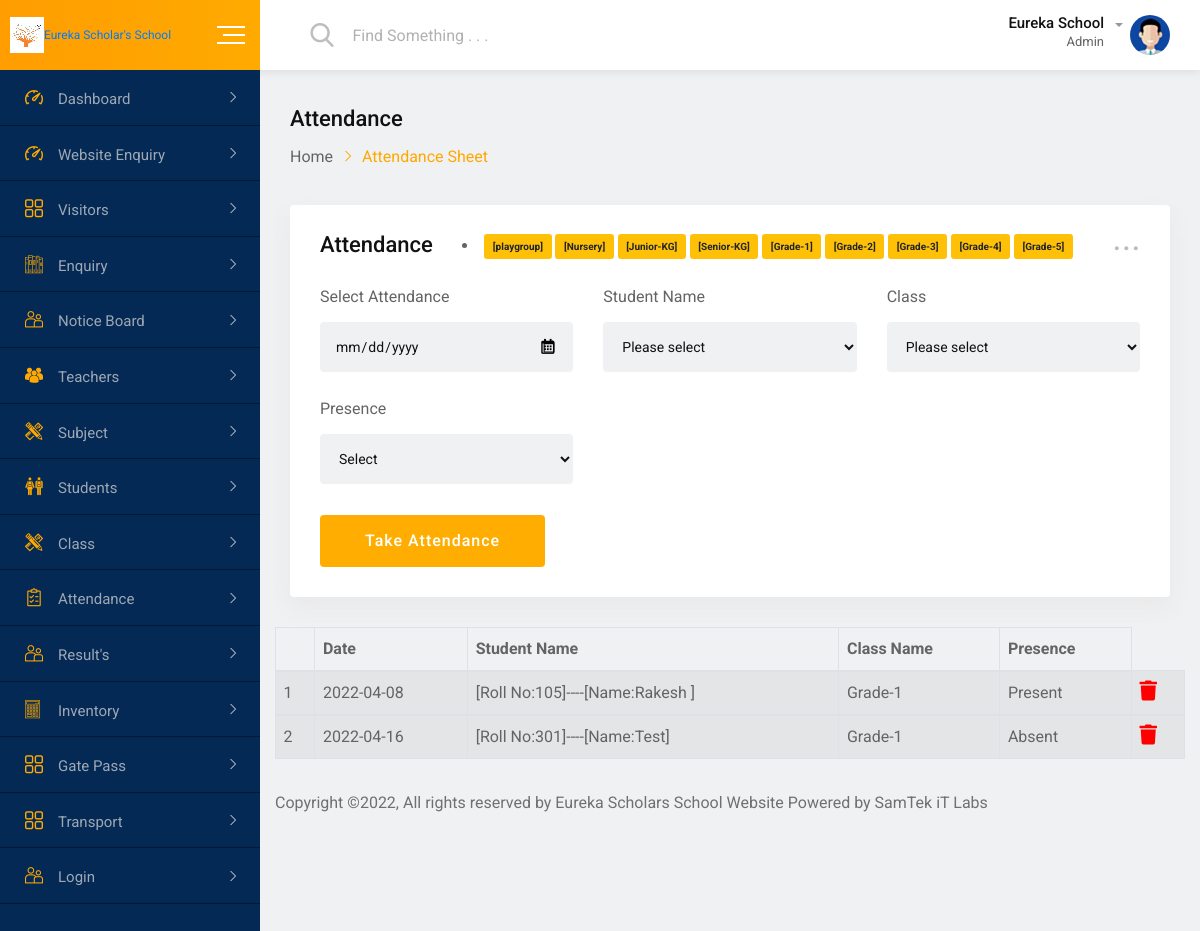
Page /attendance-grade1.php on the committed database.
### tables this page shows
CREATE TABLE `sattendance` (
  `atid` int(200) NOT NULL,
  `date` varchar(100) NOT NULL,
  `StudentName` varchar(200) NOT NULL,
  `ClassName` varchar(200) NOT NULL,
  `presence` varchar(200) NOT NULL
);

### attendance-grade1.php (the view, shortened to what this page needs)
<?php
include 'db.php';
?>
<!doctype html>
<html class="no-js" lang="">
<head>
    <link rel="stylesheet" href="css/normalize.css">
    <link rel="stylesheet" href="css/main.css">
    <link rel="stylesheet" href="css/bootstrap.min.css">
    <link rel="stylesheet" href="css/all.min.css">
    <link rel="stylesheet" href="fonts/flaticon.css">
    <link rel="stylesheet" href="css/fullcalendar.min.css">
    <link rel="stylesheet" href="css/animate.min.css">
    <link rel="stylesheet" href="style.css">
</head>
<body>
    <div id="wrapper" class="wrapper bg-ash">
        <div class="navbar navbar-expand-md header-menu-one bg-light">
            <div class="nav-bar-header-one">
                <div class="header-logo">
                    <a href="index1.php">
                        <img src="img/icon.png" alt="logo"><span style="font-size:1vw","color:red;">Eureka Scholar's School</span>
                     </a>
                </div>
                <div class="toggle-button sidebar-toggle">
                    <button type="button" class="item-link">
                        <span class="btn-icon-wrap">
                            <span></span>
                            <span></span>
                            <span></span>
                        </span>
                    </button>
                </div>
            </div>
            <div class="header-main-menu collapse navbar-collapse" id="mobile-navbar">
                <ul class="navbar-nav">
                    <li class="navbar-item header-search-bar">
                        <div class="input-group stylish-input-group">
                            <span class="input-group-addon">
                                <button type="submit">
                                    <span class="flaticon-search" aria-hidden="true"></span>
                            </button>
                            </span>
                            <input type="text" class="form-control" placeholder="Find Something . . .">
                        </div>
                    </li>
                </ul>
                <ul class="navbar-nav">
                    <li class="navbar-item dropdown header-admin">
                        <a class="navbar-nav-link dropdown-toggle" href="#" role="button" data-toggle="dropdown" aria-expanded="false">
                            <div class="admin-title">
                                <h5 class="item-title">Eureka School</h5>
                                <span>Admin</span>
                            </div>
                            <div class="admin-img">
                                <img src="img/figure/admin.jpg" alt="Admin">
                            </div>
                        </a>
                    </li>
                     </div>
                        </div>
            </div>
        <div class="dashboard-page-one">
            <div class="sidebar-main sidebar-menu-one sidebar-expand-md sidebar-color">
                <div class="sidebar-menu-content">
                    <ul class="nav nav-sidebar-menu sidebar-toggle-view">
                        <li class="nav-item sidebar-nav-item">
                            <a href="index1.php" class="nav-link"><i class="flaticon-dashboard"></i><span>Dashboard</span></a>
                        </li>
						<li class="nav-item sidebar-nav-item">
                            <a href="enquiry.php" class="nav-link"><i class="flaticon-dashboard"></i><span>Website Enquiry</span></a>
                         </li>
						<li class="nav-item sidebar-nav-item">
                            <a href="#" class="nav-link"><i class="flaticon-menu-1"></i><span>Visitors</span></a>
                        </li>
						<li class="nav-item sidebar-nav-item">
                            <a href="#" class="nav-link"><i class="flaticon-books"></i><span>Enquiry</span></a>
                        </li>
						<li class="nav-item sidebar-nav-item">
                            <a href="#" class="nav-link"><i class="flaticon-couple"></i><span>Notice Board</span></a>
                        </li>
						<li class="nav-item sidebar-nav-item">
                            <a href="#" class="nav-link"><i
                                    class="flaticon-multiple-users-silhouette"></i><span>Teachers</span></a>
                        </li>
						<li class="nav-item sidebar-nav-item">
                            <a href="#" class="nav-link"><i
                                    class="flaticon-maths-class-materials-cross-of-a-pencil-and-a-ruler"></i><span>Subject</span></a>
                        </li>
                        <li class="nav-item sidebar-nav-item">
                            <a href="#" class="nav-link"><i class="flaticon-classmates"></i><span>Students</span></a>
                        </li>
                        <li class="nav-item sidebar-nav-item">
                            <a href="#" class="nav-link"><i
                                    class="flaticon-maths-class-materials-cross-of-a-pencil-and-a-ruler"></i><span>Class</span></a>
                        </li>
						<li class="nav-item sidebar-nav-item">
                            <a href="#" class="nav-link"><i class="flaticon-shopping-list"></i><span>Attendance</span></a>
                        </li>
                        <li class="nav-item sidebar-nav-item">
                            <a href="#" class="nav-link"><i class="flaticon-couple"></i><span>Result's</span></a>
                        </li>
                        <li class="nav-item sidebar-nav-item">
                            <a href="#" class="nav-link"><i class="flaticon-technological"></i><span>Inventory</span></a>
                        </li>
                        <li class="nav-item sidebar-nav-item">
                            <a href="#" class="nav-link"><i class="flaticon-menu-1"></i><span>Gate Pass</span></a>
                        </li>
                        <li class="nav-item sidebar-nav-item">
                            <a href="#" class="nav-link"><i class="flaticon-menu-1"></i><span>Transport</span></a>
                        </li>
                        <li class="nav-item sidebar-nav-item">
                            <a href="#" class="nav-link"><i class="flaticon-couple"></i><span>Login</span></a>
                        </li>
                    </ul>
                </div>
            </div>
            <div class="dashboard-content-one">
                <div class="breadcrumbs-area">
                    <h3>Attendance</h3>
                    <ul>
                        <li>
                            <a href="index1.php">Home</a>
                        </li>
                        <li>Attendance Sheet</li>
                    </ul>
                </div>
                <div class="row">
                    <div class="col-4-xxxl col-12">
                        <div class="card height-auto">
                            <div class="card-body">
                                <div class="heading-layout1">
                                    <div class="item-title">
                                        <h3>Attendance</h3>
                                    </div>
								<li>
									<a href="attendance-playgroup.php"><button class="btn btn-warning b"><b>[playgroup]</b></button></a>
                                    <a href="attendance-nursery.php"><button class="btn btn-warning b"><b>[Nursery]</b></button></a>
                                    <a href="attendance-juniorkg.php"><button class="btn btn-warning b"><b>[Junior-KG]</b></button></a>
                                    <a href="attendance-seniorkg.php"><button class="btn btn-warning b"><b>[Senior-KG]</b></button></a>
                                    <a href="attendance-grade1.php"><button class="btn btn-warning b"><b>[Grade-1]</b></button></a>
                                    <a href="attendance-grade2.php"><button class="btn btn-warning b"><b>[Grade-2]</b></button></a>
                                    <a href="attendance-grade3.php"><button class="btn btn-warning b"><b>[Grade-3]</b></button></a>
                                    <a href="attendance-grade4.php"><button class="btn btn-warning b"><b>[Grade-4]</b></button></a>
                                    <a href="attendance-grade5.php"><button class="btn btn-warning b"><b>[Grade-5]</b></button></a>
                                </li>
                                    <div class="dropdown">
                                        <a class="dropdown-toggle" href="#" role="button" data-toggle="dropdown" aria-expanded="false">...</a>
                                    </div>
                                </div>
                                <form class="new-added-form" method="post" enctype="multipart/form-data">
                                    <div class="row">
											<div class="col-xl-4 col-lg-6 col-12 form-group">
												<label>Select Attendance</label>
												<input type="date" placeholder="dd/mm/yyyy" name="date" class="form-control air-datepicker" data-position='bottom right'>
												<i class="far fa-calendar-alt"></i>
                                </div>
                                    <div class="col-xl-4 col-lg-6 col-12 form-group">
										<label>Student Name</label>
												<div class="col-sm-18">
                                            <select name="StudentName" class="form-control">
												<option value="">Please select</option>
											</select>
                                        </div>
									</div>
									<div class="col-xl-4 col-lg-6 col-12 form-group">
										<label>Class</label>
										<select name="ClassName" class="form-control">
											<option value="">Please select</option>
										</select>
									</div>
									<div class="col-xl-4 col-lg-6 col-12 form-group">
										<label>Presence</label>
										<select name="presence" class="form-control">
											<option value="">Select</option>
										</select>
									</div>
                                         <div class="col-12 form-group mg-t-8">
                                            <button type="submit" name="submit" value="submit" class="btn-fill-lg btn-gradient-yellow btn-hover-bluedark">Take Attendance</button>
                                        </div>
                                    </div>
                                </form>
                            </div>
                        </div>
                    </div>
					<div class="table-responsive">
                                     <table class="table table-striped table-bordered zero-configuration" >
                                         <thead>
                                            <tr>
											<th></th>
                                            <th>Date</th>
                                            <th>Student Name</th>
                                            <th>Class Name</th>
											<th>Presence</th>
                                            </tr>
                                        </thead>
										 <?php
										  $i=1;
										  $results1 = mysqli_query($conn, "select * from sattendance where ClassName='Grade-1'");
										  while ($row1 = mysqli_fetch_array($results1)) {
										  ?>
                                        <tbody id="geeks">
                                            <tr>
                                                <td><?php echo $i; ?></td>
												  <td><?php echo $row1['date' ];?> </td>
												  <td><?php echo $row1['StudentName'];?></td>
												  <td><?php echo $row1['ClassName'];?></td>
												  <td><?php echo $row1['presence'];?></td>
                                                  <td>
                                           <a href="playgroup-attendance-delete.php?playid=<?php echo $row1['atid']; ?>" ><i class="fa fa-trash" onclick="doconfirm()" style="font-size: 20px;color: red;" ></i></a></td>
													<?php $i++;  } ?>
                                            </tr>
                                        </tbody>
                                     </table>
                                </div>
                <footer class="footer-wrap-layout1">
                    <div class="copyright">Copyright ©2022, All rights reserved by Eureka Scholars School Website Powered by SamTek iT Labs</a></div>
                </footer>
            </div>
        </div>
    </div>
</body>
</html>

### css/main.css (style rules this page uses)
html { color: #222; font-size: 1em; line-height: 1.4; }
audio, canvas, iframe, img, svg, video { vertical-align: middle; }

### rows in the picture
sattendance: date "2022-04-08", StudentName "[Roll No:105]----[Name:Rakesh ]", ClassName "Grade-1", presence "Present"
sattendance: date "2022-04-16", StudentName "[Roll No:301]----[Name:Test]", ClassName "Grade-1", presence "Absent"
